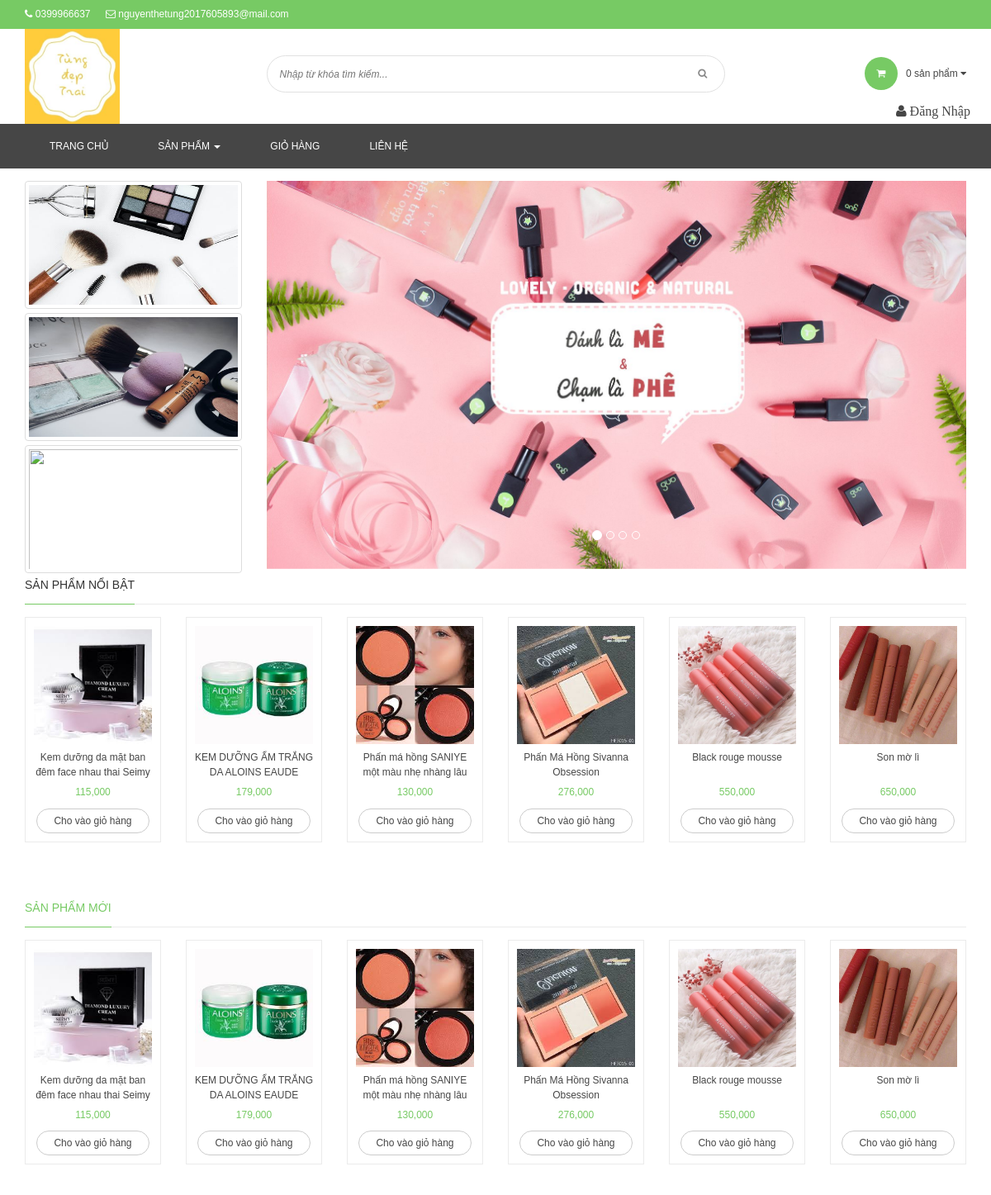
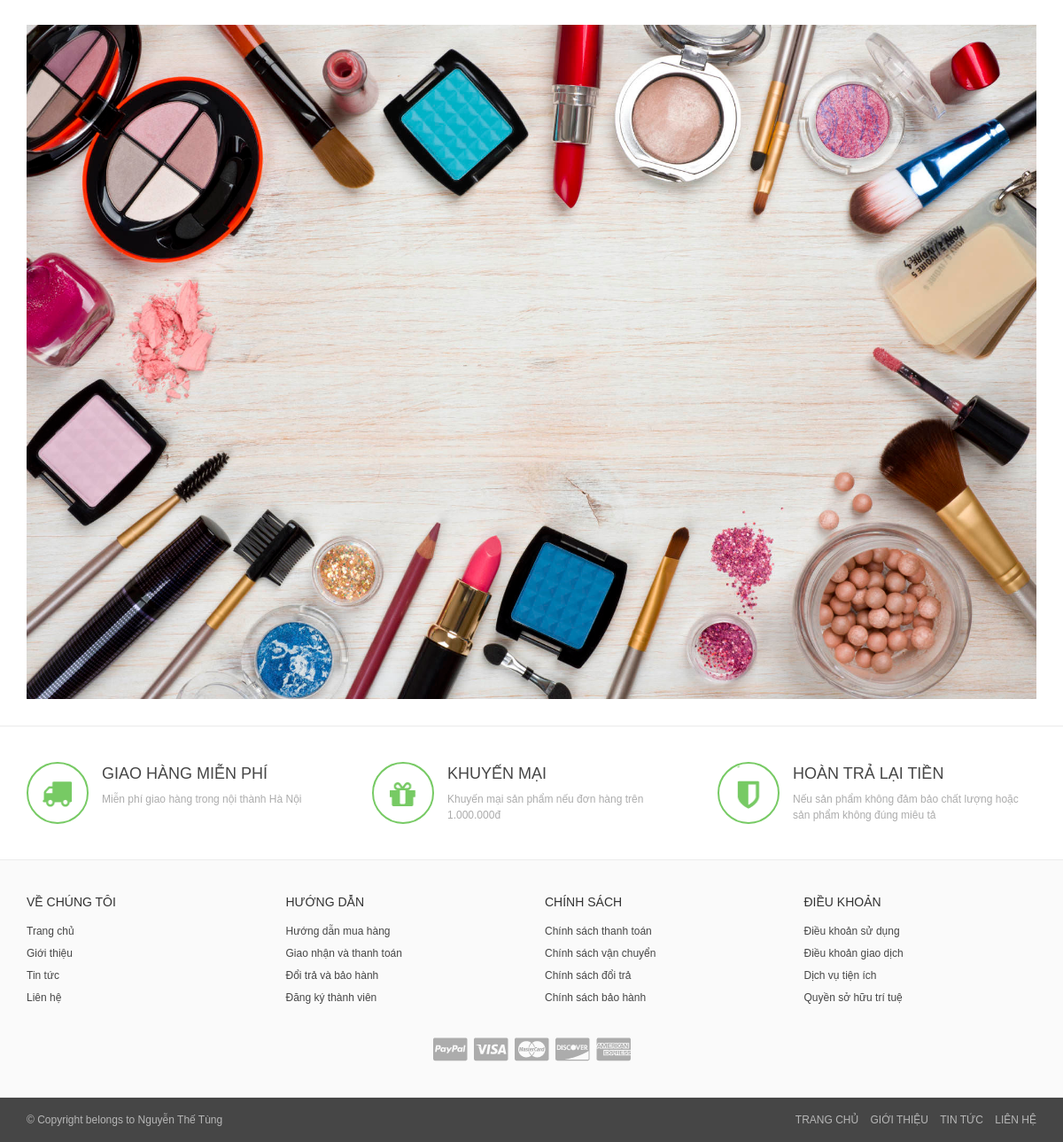
The page / on the database its author committed (2 pictures, top to bottom).
### tables this page shows
CREATE TABLE `tbl_product` (
  `id` int(11) NOT NULL,
  `name` varchar(500) NOT NULL,
  `category_id` int(11) NOT NULL,
  `description` text NOT NULL,
  `content` text NOT NULL,
  `hotproduct` int(1) NOT NULL,
  `img` varchar(500) NOT NULL,
  `price` float NOT NULL
);

### Controllers/Frontend/HomeController.php (called while the page is built, shortened)
<?php
   include "Models/Frontend/HomeModel.php";
   class HomeController extends Controller{
       public function index(){
           $this->renderHTML("Views/Frontend/HomeView.php");
       }
   }
?>

### index.php (called while the page is built, shortened)
<?php
	include "App/Routing.php";
 ?>

### Models/Frontend/HomeModel.php (called while the page is built)
<?php
  trait HomeModel{
      public function productHot(){
          $conn = Connection::getInstance();
          $query = $conn->query("select name,img, price, id from tbl_product where hotproduct=1 order by id desc limit 0,7");
          return $query->fetchAll();
      }
      public function productNew(){
          $conn = Connection::getInstance();
          $query = $conn->query("select name,img, price, id from tbl_product where hotproduct=1 order by id desc limit 0,7");
          return $query->fetchAll();
      }
  }
?>

### Views/Frontend/HomeView.php (the view, shortened to what this page needs)
<div class="special-collection">
    <div class="tabs-container">
        <div class="clearfix">
            <h2>Sản phẩm nổi bật</h2>
        </div>
    </div>
    <div class="tabs-content row">
        <div id="content-tabb1" class="content-tab content-tab-proindex" style="display:none;">
            <div class="clearfix">
                <?php
                  $data = $this->productHot();
                ?>
                <?php foreach ($data as $rows): ?>
                <div class="col-xs-6 col-md-2 col-sm-6 ">
                    <div class="product-grid" id="product-1168979">
                        <div class="image" style="height: 150px;"> <a href="index.php?controller=ProductDetail&id=<?php echo $rows->id; ?>"><img src="Assets/upload/product/<?php echo $rows->img; ?>" title="<?php echo $rows->name ?>" alt="<?php echo $rows->name ?>" class="img-responsive"></a> </div>
                        <div class="info">
                            <h3 class="name"><a href="index.php?controller=ProductDetail&id=<?php echo $rows->id; ?>"><?php echo $rows->name; ?></a></h3>
                            <p class="price-box"> <span class="special-price"> <span class="price product-price"> <?php echo number_format($rows->price); ?> </span> </span> </p>
                            <div class="action-btn">
                                <form action="cart/add" method="post" enctype="multipart/form-data" id="product-actions-1168979">
                                    <a href="index.php?controller=ProductDetail&id=<?php echo $rows->id; ?>" class="button">Cho vào giỏ hàng</a>
                                </form>
                            </div>
                        </div>
                    </div>
                </div>
                <?php endforeach; ?>
            </div>
        </div>
    </div>
</div>
<div class="wrapper-tab-collections">
    <div class="tabs-container">
        <ul class="list-unstyled">
            <li><a href="#content-taba1" class="head-tabs head-tab1" data-src=".head-tab1">
                    <h2>SẢN PHẨM MỚI</h2>
                </a></li>
        </ul>
    </div>
    <div class="tabs-content row">
        <div id="content-tabb1" class="content-tab content-tab-proindex" style="display:none">
            <div class="clearfix">
                <?php
                $data = $this->productNew();
                ?>
                <?php foreach ($data as $rows): ?>
                    <div class="col-xs-6 col-md-2 col-sm-6 ">
                        <div class="product-grid" id="product-1168979">
                            <div class="image" style="height: 150px;"> <a href="index.php?controller=ProductDetail&id=<?php echo $rows->id; ?>"><img src="Assets/upload/product/<?php echo $rows->img; ?>" title="<?php echo $rows->name ?>" alt="<?php echo $rows->name ?>" class="img-responsive"></a> </div>
                            <div class="info">
                                <h3 class="name"><a href="index.php?controller=ProductDetail&id=<?php echo $rows->id; ?>"><?php echo $rows->name; ?></a></h3>
                                <p class="price-box"> <span class="special-price"> <span class="price product-price"> <?php echo number_format($rows->price); ?> </span> </span> </p>
                                <div class="action-btn">
                                    <form action="cart/add" method="post" enctype="multipart/form-data" id="product-actions-1168979">
                                        <a href="index.php?controller=ProductDetail&id=<?php echo $rows->id; ?>" class="button">Cho vào giỏ hàng</a>
                                    </form>
                                </div>
                            </div>
                        </div>
                    </div>
                <?php endforeach; ?>
            </div>
        </div>
    </div>
</div>

### Assets/Frontend/100/047/633/themes/517833/assets/responsive221b.css (style rules this page uses)
@media screen and (min-width:480px) { img.img-responsive { padding:0px } }

### Assets/Frontend/100/047/633/themes/517833/assets/styles.scss221b.css (style rules this page uses)
a { color:#464646 }
ul { margin-bottom:0 }
.button { color:#fff;outline:none;text-decoration:none;border:0;display:inline-block;background:#77ca64;padding:7px;line-height:12px }
body { font-family:'Arial';font-weight:400;font-size:12px;margin:0 }
.three-banner,.special-collection,.wrapper-tab-collections,.widebanner,.home-blog,.privacy,.brands,.sidebar .one-block { margin-top:30px }
.wrapper-tab-collections .tabs-container ul li { display:inline-block;margin-right:15px }
.wrapper-tab-collections .tabs-container ul { border-bottom:solid 1px #ebebeb }
.wrapper-tab-collections .tabs-container ul li a h2 { display:block;margin:0;padding:7px 0 15px;text-transform:uppercase;font-size:14px }
.wrapper-tab-collections .tabs-container ul li a.active h2 { color:#77ca64;position:relative }
.wrapper-tab-collections .tabs-container ul li a.active h2:after { content:"";position:absolute;width:100%;height:1px;background-color:#77ca64;bottom:-1px;left:0 }
.tabs-container { margin-bottom:15px }
.product-grid { border:solid 1px #ebebeb;text-align:center;margin-bottom:30px }
.product-grid .info { padding:10px }
.product-grid .image a img { display:inline-block;padding:10px }
.product-grid .info .name { text-align:center;margin:0;margin-bottom:7px;font-size:12px;height:36px;overflow:hidden;line-height:18px;word-wrap:break-word }
.product-grid .info .price,.product-list .info .price { text-align:center;color:#77ca64;margin-bottom:15px }
.product-grid .info .action-btn .button,.product-list .info .action-btn .button { background-color:transparent;border:solid 1px #ccc;border-radius:30px;padding:8px 20px;color:#464646 }
.special-collection .tabs-container { border-bottom:solid 1px #ebebeb;margin-bottom:15px }
.special-collection .tabs-container h2 { float:left;font-size:14px;text-transform:uppercase;margin:0;padding-bottom:15px;padding-top:7px;position:relative }
.special-collection .tabs-container h2:after { content:"";position:absolute;width:100%;height:1px;background-color:#77ca64;bottom:-1px;left:0 }
.index .image { text-align:center }
.action-btn { text-align:center }
.content-tab-proindex { display:inline-block;position:relative;width:100% }
.price.product-price { font-size:12px !important }
.tabs-content #content-taba1 div:nth-child(5),.tabs-content #content-taba2 div:nth-child(5),.tabs-content #content-taba3 div:nth-child(5),.tabs-content #content-taba4 div:nth-child(5),.tabs-content #content-tabb1 .clearfix div:nth-child(5),.tabs-content #content-tabb2 .clearfix div:nth-child(5),.tabs-content #content-tabb3 .clearfix div:nth-child(5),.tabs-content #content-tabb4 .clearfix div:nth-child(5) { display:block !important }
.info h3 a { word-wrap:break-word }
.special-collection { margin-top:0px; }

### rows shown on the page
tbl_product: img (picture), name "Kem dưỡng da mặt ban đêm face nhau thai Seimy…", price "115,000"
tbl_product: img (picture), name "KEM DƯỠNG ẨM TRẮNG DA ALOINS EAUDE…", price "179,000"
tbl_product: img (picture), name "Phấn má hồng SANIYE một màu nhẹ nhàng lâu…", price "130,000"
tbl_product: img (picture), name "Phấn Má Hồng Sivanna Obsession", price "276,000"
tbl_product: img (picture), name "Black rouge mousse", price "550,000"
tbl_product: img (picture), name "Son mờ lì", price "650,000"

### other values the page prints
$cartNumber "0"
